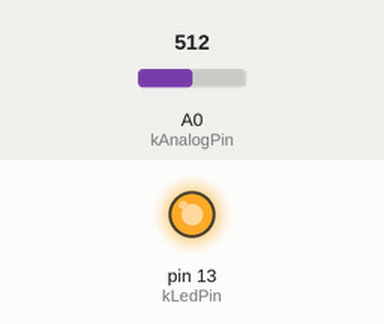
The sketch below on a simulated Arduino Uno, built with avr-gcc and run on an emulated ATmega328P. On the bench: output pins drawn as LEDs (lit = HIGH). Inputs (shaded band) come from the test bench; at power-on: A0 (kAnalogPin) = 512.

Above: at 1.2 s.
1.3 s: A0 (kAnalogPin) set to 985
2.8 s: A0 (kAnalogPin) set to 1011
At 3.2 s:
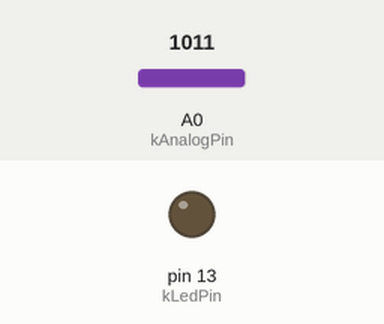
4.3 s: A0 (kAnalogPin) set to 990
At 5.5 s:
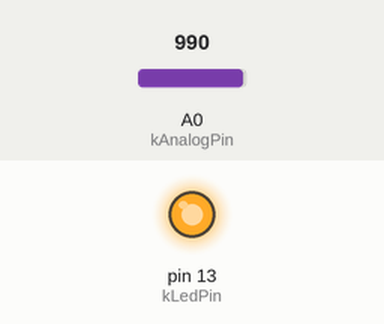
5.8 s: A0 (kAnalogPin) set to 1010
At 6.7 s:
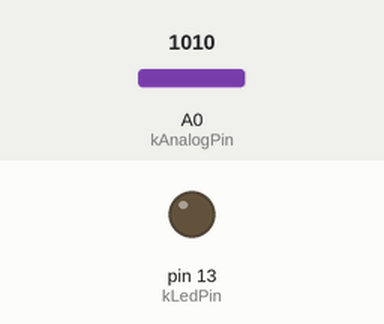
Timing chart, 0 to 8.3 s (numbered marks = the images above; inputs shaded):
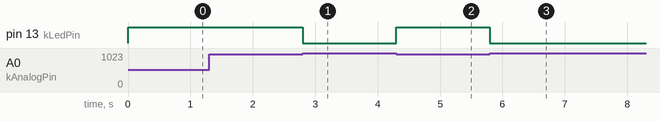

The sketch:

keyladder_test.ino
```cpp
#include <Arduino.h>
#include <string.h>

static const uint8_t kAnalogPin = A0;
static const uint8_t kLedPin = 13;

struct ButtonMap {
  const char *label;
  int value;
};

static const ButtonMap kButtons[] = {
  { "A", 900 },
  { "F", 700 },
  { "E", 500 },
  { "X", 300 },
  { "D", 100 },
};

static const int kTolerance = 60;

static const char *detectButton(int reading) {
  if (reading > 1000) return "NONE";
  for (size_t i = 0; i < sizeof(kButtons) / sizeof(kButtons[0]); ++i) {
    if (abs(reading - kButtons[i].value) <= kTolerance) return kButtons[i].label;
  }
  return "UNKNOWN";
}

void setup() {
  // Serial.begin(115200);
  pinMode(kLedPin, OUTPUT);
}

void loop() {
  static unsigned long lastPrint = 0;
  static int lastReading = -1;
  static const char *lastLabel = "";

  const int reading = analogRead(kAnalogPin);
  const char *label = detectButton(reading);

  digitalWrite(kLedPin, strcmp(label, "NONE") ? HIGH : LOW);

  if (millis() - lastPrint >= 200 || reading != lastReading || strcmp(label, lastLabel) != 0) {
    lastPrint = millis();
    lastReading = reading;
    lastLabel = label;
  }
}
```

Measured:
- the behaviour switches between 1000 and 1001 on A0 (kAnalogPin) (found by bisection; images 0 and 1)
- after the input at 1.3 s, every drawn part: stays the same
- after the input at 2.8 s, pin 13 (kLedPin): HIGH → LOW at once
- after the input at 4.3 s, pin 13 (kLedPin): LOW → HIGH at once
- after the input at 5.8 s, pin 13 (kLedPin): HIGH → LOW at once
